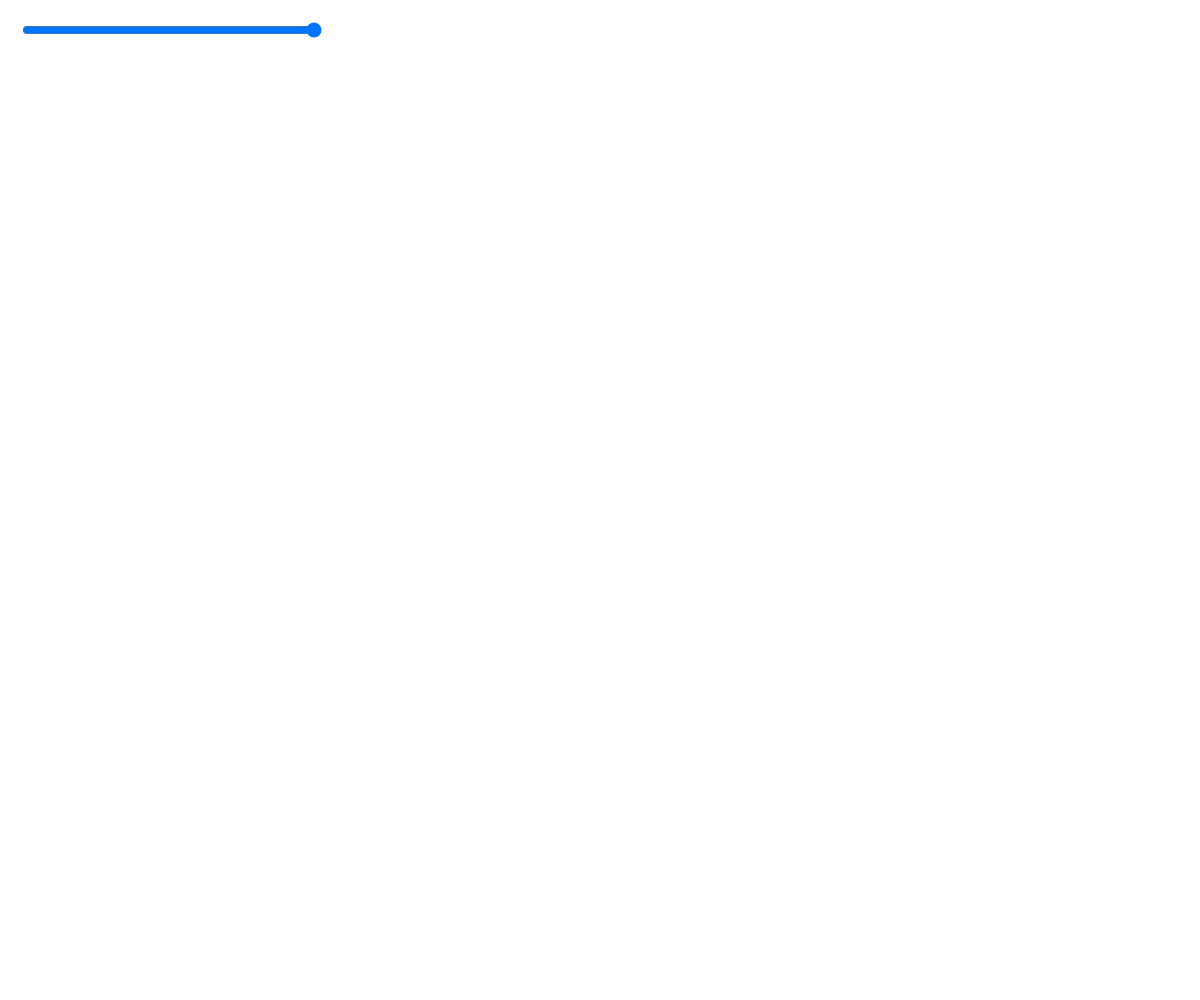
Frame 1 (no input)
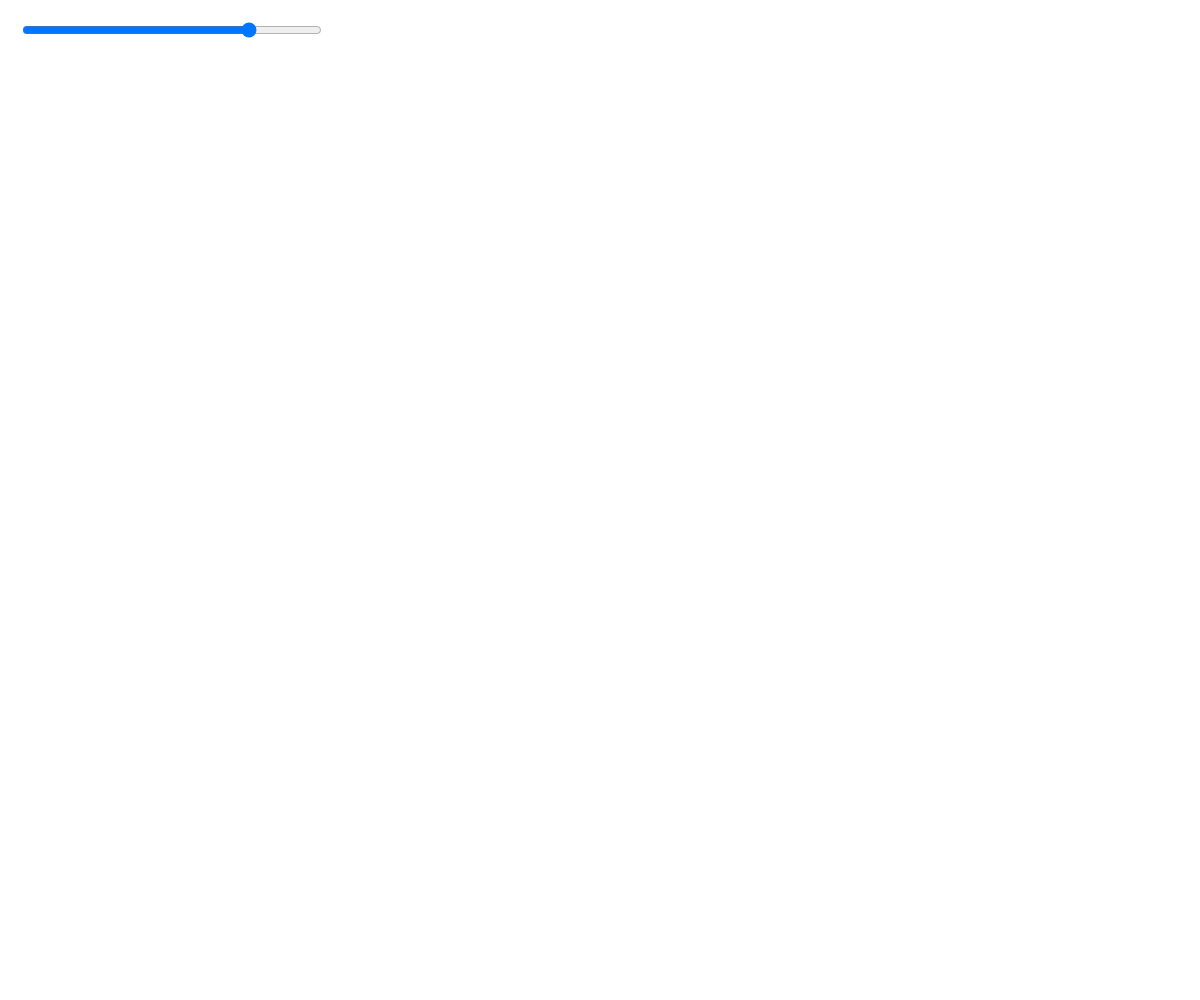
Frame 60 (no input)
Frame 120 (the mouse pressed at the canvas centre since frame 60): identical to frame 60, image omitted

The p5.js sketch that drew these frames (run headless with seeded random() and noise() and a simulated clock; from frame 60 on, the mouse is pressed at the canvas centre):

// p5.js sketch
// ── sketch.js
function tonDessin(t) { // t = valeur normalisée (entre 0 et 1)
  
  // YOUR CODE START ——————————————————————————————————————————————————————————————————————
  
  // background(255, 10);
  // noFill()
  // stroke('black');
  // strokeWeight(10);
  // rectMode(CENTER)
  // rect(width/2, height/2, width * t, height * t);


  
  
  // YOUR CODE END ——————————————————————————————————————————————————————————————————————
}
// ── exercice.js
let slider
let t = 0

function setup() {
    slider = createSlider(0, 1, 0, 0.000001);
    slider.position(20, 20);
    slider.size(300);

    createCanvas();
    windowResized();
}

function draw() {
    let oldT = t;
    t = (Math.cos(performance.now() * 0.001) + 1) / 2
    const deltaT = t - oldT

    if (!mouseIsPressed)
        slider.value(slider.value() + deltaT);

    tonDessin(slider.value())
}

function windowResized() {
    resizeCanvas(windowWidth, windowHeight);
}
